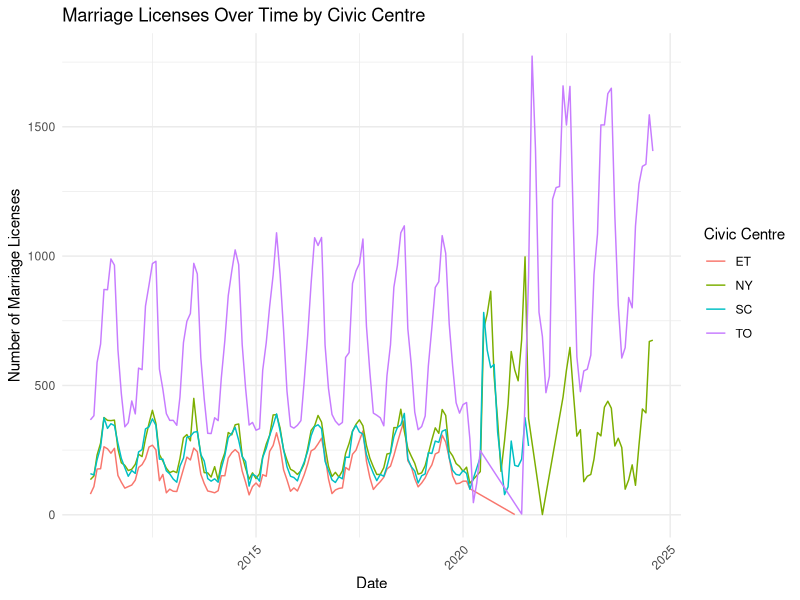
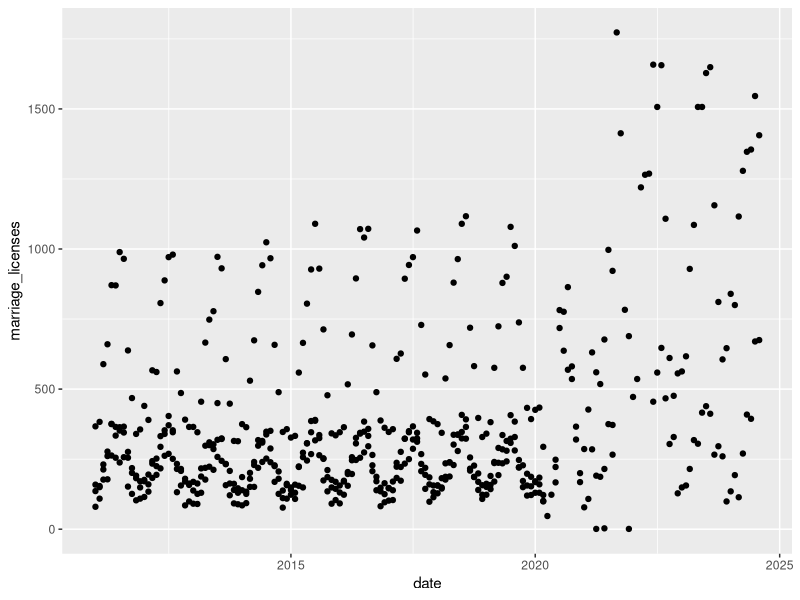

Write the R code that produced these figures, in order.
## ---- chunk 1
#| include: false
#| warning: false
#| message: false

library(tidyverse)
library(ggplot2)
library(dplyr)

data <- read_csv(here::here("data/analysis_data/analysis_data.csv"))
## ---- chunk 2
#| label: fig-marriage
#| fig-cap: Bills of penguins
#| echo: false

ggplot(data, aes(x = date, y = marriage_licenses, color = civic_centre, group = civic_centre)) +
  geom_line() +
  labs(title = "Marriage Licenses Over Time by Civic Centre",
       x = "Date",
       y = "Number of Marriage Licenses",
       color = "Civic Centre") +
  theme_minimal() +
  theme(axis.text.x = element_text(angle = 45, hjust = 1))

data |> 
  ggplot(aes(x = date, y = marriage_licenses)) +
  geom_point()
